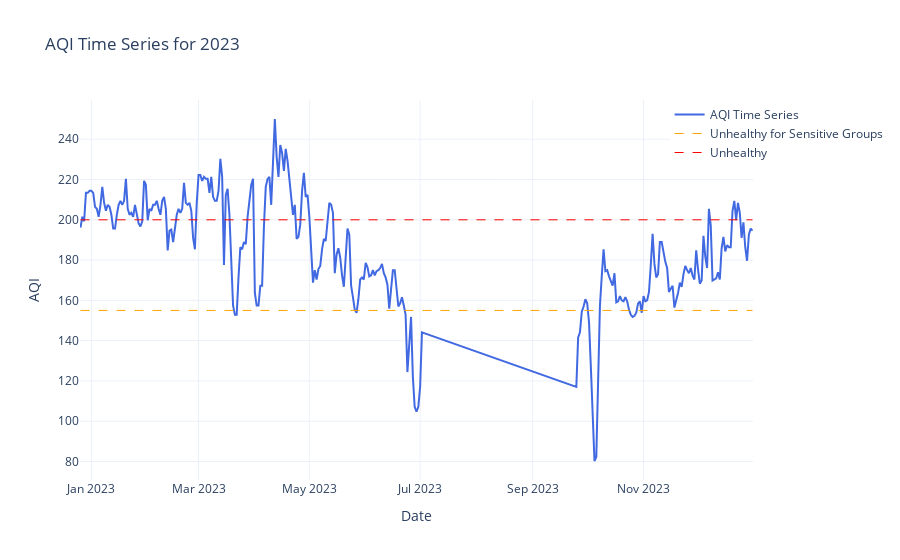

Notebook source saved alongside this figure:
### Code cell
aqi_2023=analyze_year('data/Kathmandu_2023.csv','2023')

### Figure 1 — Plotly figure (JSON) as saved in the notebook; plotly's stock layout.template omitted (floating-point values rounded to 4 significant figures; data arrays with more than 128 entries replaced by an {"elided": "..."} marker saying what was removed)
{"data": [{"line": {"color": "royalblue", "width": 2}, "mode": "lines", "name": "AQI Time Series", "type": "scatter", "x": {"elided": "287 str values"}, "y": {"elided": "287 float values"}}, {"line": {"color": "orange", "dash": "dash", "width": 1}, "mode": "lines", "name": "Unhealthy for Sensitive Groups", "type": "scatter", "x": [null], "y": [null]}, {"line": {"color": "red", "dash": "dash", "width": 1}, "mode": "lines", "name": "Unhealthy", "type": "scatter", "x": [null], "y": [null]}], "layout": {"legend": {"orientation": "v", "x": 1.2, "xanchor": "right", "y": 1, "yanchor": "top"}, "shapes": [{"line": {"color": "orange", "dash": "dash", "width": 1}, "type": "line", "x0": "2022-12-26T00:00:00", "x1": "2023-12-31T00:00:00", "y0": 155, "y1": 155}, {"line": {"color": "red", "dash": "dash", "width": 1}, "type": "line", "x0": "2022-12-26T00:00:00", "x1": "2023-12-31T00:00:00", "y0": 200, "y1": 200}], "title": {"text": "AQI Time Series for 2023"}, "xaxis": {"title": {"text": "Date"}}, "yaxis": {"title": {"text": "AQI"}}}}
